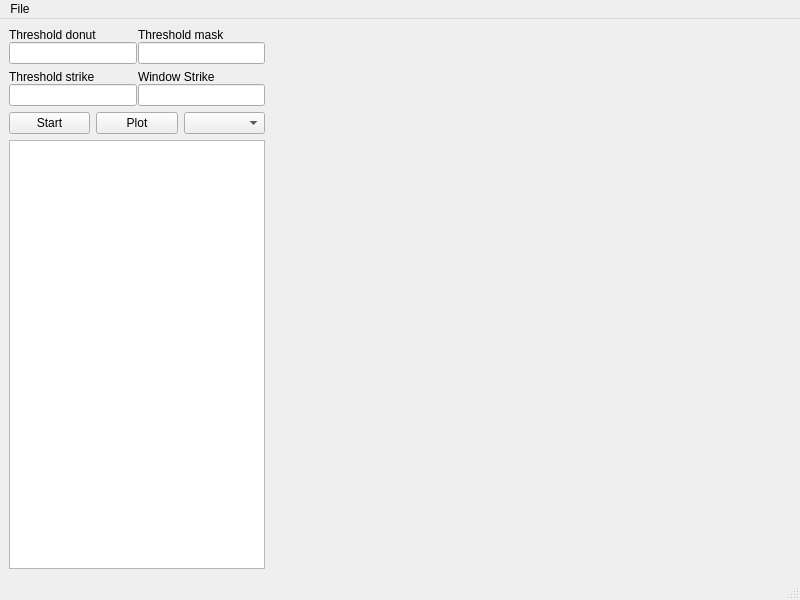
<?xml version="1.0" encoding="UTF-8"?>
<ui version="4.0">
 <class>MainWindow</class>
 <widget class="QMainWindow" name="MainWindow">
  <property name="geometry">
   <rect>
    <x>0</x>
    <y>0</y>
    <width>800</width>
    <height>600</height>
   </rect>
  </property>
  <property name="windowTitle">
   <string>MainWindow</string>
  </property>
  <widget class="QWidget" name="centralwidget">
   <layout class="QGridLayout" name="gridLayout">
    <item row="0" column="0">
     <layout class="QGridLayout" name="gridLayoutMain">
      <item row="0" column="0">
       <layout class="QVBoxLayout" name="verticalLayoutLeft">
        <item>
         <layout class="QGridLayout" name="gridLayoutParam">
          <property name="horizontalSpacing">
           <number>1</number>
          </property>
          <item row="0" column="1">
           <layout class="QVBoxLayout" name="thMaskLayout">
            <item>
             <widget class="QLabel" name="thMaskLabel">
              <property name="text">
               <string>Threshold mask</string>
              </property>
             </widget>
            </item>
            <item>
             <widget class="QLineEdit" name="thMaskText"/>
            </item>
           </layout>
          </item>
          <item row="1" column="0">
           <layout class="QVBoxLayout" name="thStrikeLayout">
            <item>
             <widget class="QLabel" name="thStrikeLabel">
              <property name="text">
               <string>Threshold strike</string>
              </property>
             </widget>
            </item>
            <item>
             <widget class="QLineEdit" name="thStrikeText"/>
            </item>
           </layout>
          </item>
          <item row="0" column="0">
           <layout class="QVBoxLayout" name="thDonutLayout">
            <item>
             <widget class="QLabel" name="thDonutLabel">
              <property name="text">
               <string>Threshold donut</string>
              </property>
             </widget>
            </item>
            <item>
             <widget class="QLineEdit" name="thDonutText"/>
            </item>
           </layout>
          </item>
          <item row="1" column="1">
           <layout class="QVBoxLayout" name="winStrikeLayout">
            <item>
             <widget class="QLabel" name="winStrikeLabel">
              <property name="text">
               <string>Window Strike</string>
              </property>
             </widget>
            </item>
            <item>
             <widget class="QLineEdit" name="winStrikeText"/>
            </item>
           </layout>
          </item>
         </layout>
        </item>
        <item>
         <layout class="QHBoxLayout" name="horizLayout">
          <item>
           <widget class="QPushButton" name="startButton">
            <property name="text">
             <string>Start</string>
            </property>
           </widget>
          </item>
          <item>
           <widget class="QPushButton" name="plotButton">
            <property name="text">
             <string>Plot</string>
            </property>
           </widget>
          </item>
          <item>
           <widget class="QComboBox" name="comboBox">
            <property name="sizePolicy">
             <sizepolicy hsizetype="Preferred" vsizetype="Fixed">
              <horstretch>0</horstretch>
              <verstretch>0</verstretch>
             </sizepolicy>
            </property>
           </widget>
          </item>
         </layout>
        </item>
        <item>
         <widget class="QPlainTextEdit" name="logText"/>
        </item>
       </layout>
      </item>
      <item row="0" column="1">
       <widget class="QWidget" name="plotArea" native="true">
        <property name="sizePolicy">
         <sizepolicy hsizetype="Expanding" vsizetype="Preferred">
          <horstretch>2</horstretch>
          <verstretch>0</verstretch>
         </sizepolicy>
        </property>
       </widget>
      </item>
     </layout>
    </item>
   </layout>
  </widget>
  <widget class="QStatusBar" name="statusbar"/>
  <widget class="QMenuBar" name="menuBar">
   <property name="geometry">
    <rect>
     <x>0</x>
     <y>0</y>
     <width>800</width>
     <height>34</height>
    </rect>
   </property>
   <widget class="QMenu" name="menuFile">
    <property name="title">
     <string>File</string>
    </property>
    <addaction name="actionLoadFirstData"/>
    <addaction name="actionLoadParameters"/>
    <addaction name="actionSaveDataAndPlot"/>
   </widget>
   <addaction name="menuFile"/>
  </widget>
  <action name="actionLoadFirstData">
   <property name="text">
    <string>Load Data</string>
   </property>
  </action>
  <action name="actionSaveDataAndPlot">
   <property name="text">
    <string>Save Data</string>
   </property>
  </action>
  <action name="actionLoadParameters">
   <property name="text">
    <string>Load Parameters</string>
   </property>
  </action>
 </widget>
 <resources/>
 <connections/>
</ui>
